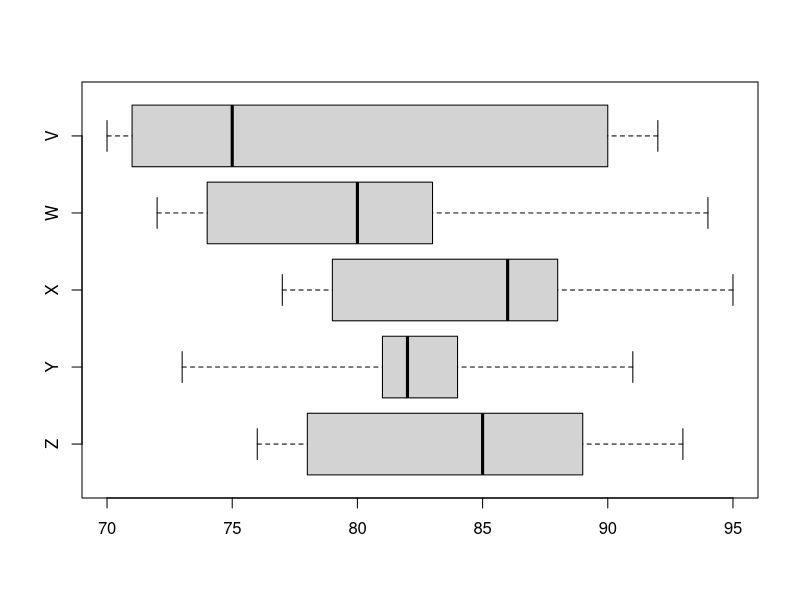

The R script that drew this image:
## ---- chunk 1

# reseed for exam question
set.seed(runif(1,3,33))

bottom = sample(c(10,20,30,40,50,60,70,80),1)
while(T){
  boxes = apply(matrix(sample(0:25+bottom,25),nrow=5),1,sort)
  iqrs = apply(boxes,2,function(x){x[4]-x[2]})
  siq = sort(iqrs)
  mis = apply(boxes,2,min)
  mas = apply(boxes,2,max)
  mes = apply(boxes,2,function(x){x[3]})
  if(max(boxes)-min(boxes)==25 & siq[2]-siq[1]>3 & siq[5]-siq[4]>3 ){break}
}

ans1 = paste0((mas==max(mas))*1,collapse="")
ans2 = paste0((mis==min(mis))*1,collapse="")
ans3 = paste0((mes==max(mes))*1,collapse="")
ans4 = paste0((mes==min(mes))*1,collapse="")
ans5 = paste0((iqrs==max(iqrs))*1,collapse="")
ans6 = paste0((iqrs==min(iqrs))*1,collapse="")
## ---- chunk 2
bp = boxplot(boxes,horizontal=T,range=0,names=c("V","W","X","Y","Z"),at=5:1)
